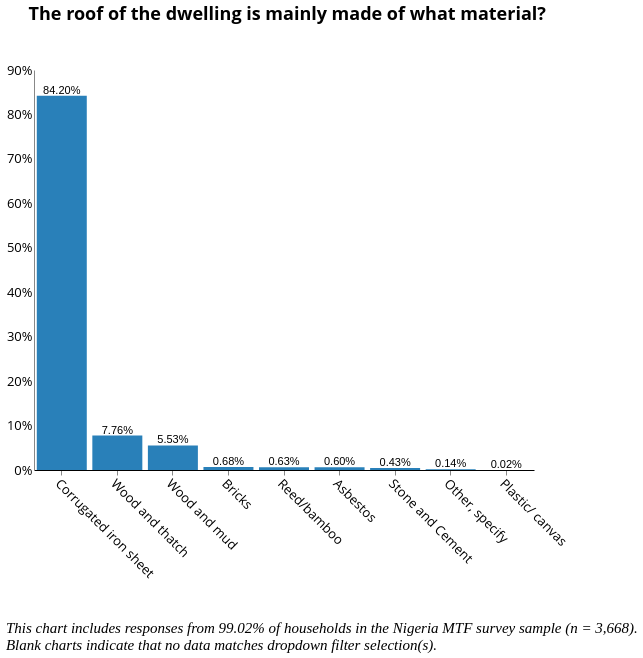

Describe this chart as a Vega-Lite specification.
### Vega-Lite specification from a JSON file in a GitHub repository (floating-point values rounded to 4 significant figures; data arrays with more than 128 entries replaced by an {"elided": "..."} marker saying what was removed)
{"width": 800, "height": 400, "config": {"title": {"fontSize": 18, "font": "Open Sans", "anchor": "center", "fontColor": "#000000"}, "axisX": {"domain": true, "domainColor": "#000000", "grid": false, "labelFont": "Open Sans", "labelFontSize": 13, "titleFont": "Open Sans", "titleFontSize": 13, "titleFontWeight": "normal", "title": "X Axis Title (units)", "labelAngle": 45}, "axisY": {"domain": true, "grid": false, "gridColor": "#DEDDDD", "gridWidth": 1, "labelFont": "Open Sans", "labelFontSize": 13, "labelAngle": 0, "ticks": false, "titleFont": "Open Sans", "titleFontSize": 13, "titleFontWeight": "normal", "titlePadding": 10, "title": "Y Axis Title (units)"}, "range": {"category": ["#2980B9", "#003366", "#FFAE19", "#FF4500", "#438B28", "#45B39D", "#99ADC1", "#212F3C"]}, "legend": {"labelFont": "Open Sans", "labelFontSize": 13, "symbolType": "square", "symbolSize": 100, "titleFont": "Open Sans", "titleFontSize": 13, "titleFontWeight": "normal", "title": "Legend", "orient": "right", "offset": 0, "labelLimit": 0}, "tooltip": {"font": "Open Sans"}, "view": {"stroke": "transparent", "text": {"font": "Open Sans", "color": ["#2980B9", "#003366", "#FFAE19", "#FF4500", "#438B28", "#45B39D", "#99ADC1", "#212F3C"], "fontSize": 13, "align": "right", "fontWeight": 400, "size": 13}, "bar": {"size": 40, "binSpacing": 1, "continuousBandSize": 30, "discreteBandSize": 30, "fill": ["#2980B9", "#003366", "#FFAE19", "#FF4500", "#438B28", "#45B39D", "#99ADC1", "#212F3C"], "stroke": false}}}, "concat": [{"layer": [{"mark": {"type": "bar", "color": "#2980B9"}, "encoding": {"tooltip": {"field": "b11", "type": "nominal"}, "x": {"axis": {"title": " "}, "field": "b11", "sort": {"field": "b11", "op": "count", "order": "descending"}, "type": "nominal"}, "y": {"aggregate": "sum", "axis": {"format": "%", "title": ""}, "field": "pct", "type": "quantitative"}}, "height": 400, "selection": {"selector030": {"type": "single", "fields": ["locality"], "bind": {"input": "select", "options": [null, 0, 1], "labels": ["National", "Urban", "Rural"], "name": "Locality Breakdown  "}}, "selector031": {"type": "single", "fields": ["elc_aggr_tier"], "bind": {"input": "select", "options": [null, "Tier 0", "Tier 1", "Tier 2", "Tier 3", "Tier 4", "Tier 5"], "labels": ["All Tiers", "Tier 0", "Tier 1", "Tier 2", "Tier 3", "Tier 4", "Tier 5"], "name": "Electricity Tiers  "}}}, "transform": [{"joinaggregate": [{"op": "count", "field": "*", "as": "total"}]}, {"calculate": "1 / datum.total", "as": "pct"}], "width": 500}, {"mark": {"type": "text", "align": "center", "baseline": "bottom"}, "encoding": {"text": {"aggregate": "sum", "field": "pct", "format": ".2%", "type": "quantitative"}, "tooltip": {"field": "b11", "type": "nominal"}, "x": {"axis": {"title": " "}, "field": "b11", "sort": {"field": "b11", "op": "count", "order": "descending"}, "type": "nominal"}, "y": {"aggregate": "sum", "axis": {"format": "%", "title": ""}, "field": "pct", "type": "quantitative"}}, "height": 400, "transform": [{"joinaggregate": [{"op": "count", "field": "*", "as": "total"}]}, {"calculate": "1 / datum.total", "as": "pct"}], "width": 500}], "title": {"text": ["The roof of the dwelling is mainly made of what material?"], "color": "black", "subtitleColor": "black", "offset": 40}, "transform": [{"filter": {"selection": "selector030"}}, {"filter": {"selection": "selector031"}}]}], "data": {"name": "data-9126612e29dee3c86b138166108b96de"}, "title": {"text": ["", "", "This chart includes responses from 99.02% of households in the Nigeria MTF survey sample (n = 3,668).", "Blank charts indicate that no data matches dropdown filter selection(s)."], "anchor": "start", "baseline": "bottom", "font": "Times New Roman", "fontSize": 15, "fontStyle": "italic", "fontWeight": "normal", "orient": "bottom"}, "$schema": "https://vega.github.io/schema/vega-lite/v4.17.0.json", "datasets": {"data-9126612e29dee3c86b138166108b96de": {"elided": "4139 records"}}}
